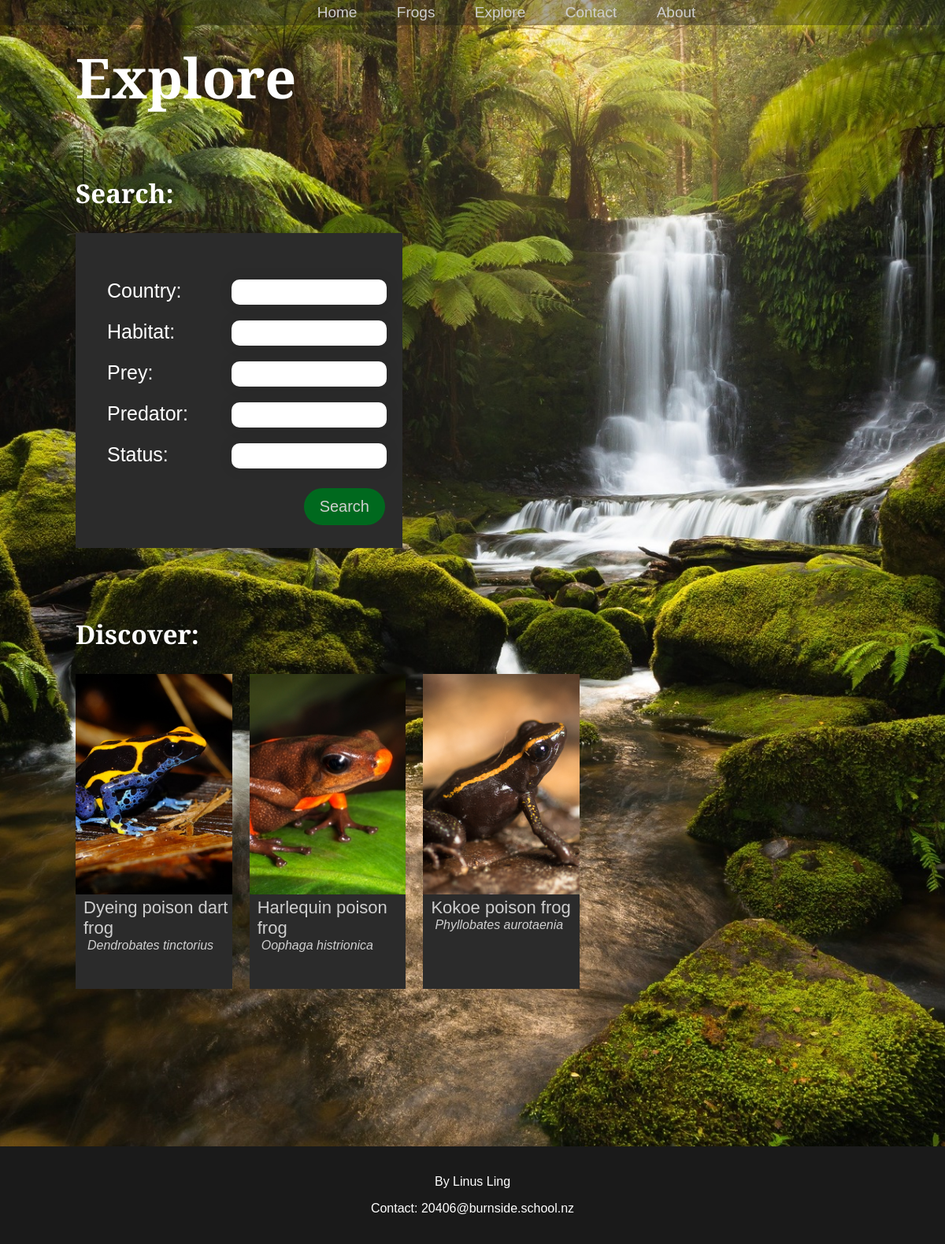
/explore, run on the app's committed database.
### tables this page shows
CREATE TABLE frogs (id INTEGER PRIMARY KEY AUTOINCREMENT, name VARCHAR, image TEXT, description TEXT, scientific_name VARCHAR, min_size NUMERIC, max_size NUMERIC, status INTEGER REFERENCES statuses (id));

### routes.py (the view)
@app.route('/explore', methods=['GET', 'POST'])
def explore():
    if request.method == "POST":
        data = dict(request.form)
        frogs = search_frogs(data['country'], data['habitat'], data['prey'], data['predator'], data['statuses'])
        sort_key = request.form.get('sort_key')
        return render_template("search.html", title="search results",
                               frogs=frogs, sort_key=sort_key, formData=data)
    else:
        frogs = get_random_frog(3)
        sortedResults = []
        queries = [['SELECT * FROM country'],
                   ['SELECT * FROM habitat'],
                   ['SELECT * FROM prey'],
                   ['SELECT * FROM predator'],
                   ['SELECT * FROM statuses']]
        fetchall = [True, True, True, True, True]
        countries, habitats, preys, predators, statuses = fetch_data(queries, fetchall)
        return render_template("explore.html",
                               title="Explore", frogs=frogs,
                               results=sortedResults, countries=countries,
                               habitats=habitats, preys=preys,
                               predators=predators, statuses=statuses)

### routes.py (called while the page is built)
def fetch_data(queries: list, fetchall: list):
    conn = sqlite3.connect('frog.db')
    cur = conn.cursor()
    results = []
    for index, query in enumerate(queries):
        try:
            cur.execute(query[0], query[1])
        except IndexError:
            cur.execute(query[0])
        if fetchall[index] is True:
            result = cur.fetchall()
        else:
            result = cur.fetchone()
        results.append(result)
    conn.close()
    return results

def get_random_frog(number: int):
    conn = sqlite3.connect('frog.db')
    cur = conn.cursor()
    cur.execute('SELECT id FROM frogs')   # gets list of possible ids that can be used
    ids = cur.fetchall()
    random_ids = random.sample(ids, k=number)   # selects random ids, k= number of ids selected
    parameters = ', '.join(['?'] * len(random_ids))
    cur.execute(f'SELECT * FROM frogs WHERE id IN ({parameters})', [id[0] for id in random_ids])
    frogs = cur.fetchall()
    conn.close()
    return frogs

### templates/explore.html (shortened to what this page needs)
{%extends "layout.html"%}
{%block content%}
<h1>Explore</h1>
<div class="explore">
    <div class = "inputs">
        <h2>Search:</h2>
        <div class = "input_container">
            <form method="post" id="explore">
                <h3>Country: <input list = "countries" name = "country" maxlength = "20" autocomplete="off"></h3>
                <h3>Habitat: <input list = "habitats" name = "habitat" maxlength = "20" autocomplete="off"></h3>
                <h3>Prey: <input list = "preys" name = "prey" maxlength = "20" autocomplete="off"></h3>
                <h3>Predator: <input list = "predators" name = "predator" maxlength = "20" autocomplete="off"></h3>
                <h3>Status: <input list = "status" name = "statuses" maxlength = "20" autocomplete="off"></h3>
                <h3><input type = "submit" value = "Search" class="button"></h3>
            </form>
        </div>
    </div>
    <div class = "discover">
        <h2>Discover:</h2>
        <div class = "random_frog_container">
            {%for item in frogs %}
                <div class = "random_frog_item">
                    <a href = "/frog/{{item[0]}}"><img src = "{{item[2]}}" />
                    <h3>{{item[1]}}</h3>
                    <h4>{{item[4]}}</h4>
                    </a>
                </div>
            {%endfor%}
        </div>
    </div>
</div>
{%endblock%}

### templates/layout.html (shortened to what this page needs)
<!doctype html>
<html>
    <head>
        <link rel = "stylesheet" href = "/static/css/style.css">
    </head>
    <header>
        {%include "header.html"%}
    </header>
    <body>
        <div class = "overlay"></div>
        {%block content%}{%endblock%}
        {%include "footer.html"%}
    </body>
</html>

### templates/header.html
<div id = "container">
    <nav>
        <ul>
            <li><a href = "/">Home</a></li>
            <li><a href = "/all_frogs">Frogs</a> </li>
            <li><a href = "/explore">Explore</a></li>
            <li><a href = "/contact">Contact</a> </li>
            <li><a href = "/about">About</a></li>
        </ul>
    </nav>
</div>

### templates/footer.html
<div class = "footer">
    <p>By Linus Ling</p>
    <p>Contact: 20406@burnside.school.nz</p>
</div>

### static/css/style.css (style rules this page uses)
body { margin: 0; min-height: 100vh; font-family: "Cormorant garamond", sans-serif; font-weight: 300; background: url("background.jpg") center/cover fixed no-repeat; color:#ffffff; display: flex; flex-direction: column; }
.overlay { z-index: 5000; position: fixed; top: 0; left: 0; width: 100%; height: 100%; background-color: rgba(0, 0, 0, 0); opacity: 1; pointer-events: none; animation: fadeToClear 1s; }
h1 { margin: 0; text-align: left; font-size: 70px; padding-left: 8%; padding-top: 50px; }
h2 { font-size: 33px; }
a { text-decoration: none; color: #cfcfcf; }
.button { font-family: "Cormorant garamond", sans-serif; font-size: 20px; color: #cfcfcf; background-color: #00691e; border: none; padding: 12px 20px; border-radius: 100px ; cursor: pointer; margin: 5px 2px; float: left; transition: all ease-in-out 180ms; }
#container { width: 100%; margin: 0 auto; background: #1a1a1a5d; transition: 0.4s; }
header { position: fixed; top: 0; z-index: 500; width: 100%; }
header::after { content: ''; display: table; clear: both; }
nav { text-align: center; }
nav ul { margin: 0; list-style:none; }
nav li { display: inline-block; margin-left: 46px; padding: 5px 0; position: relative; }
nav a { text-align: center; font-size: 19px; }
nav a::before { content: ''; display: block; height: 3px; background-color: #cfcfcf; position: absolute; bottom:0; width: 0%; transition: all ease-in-out 250ms; }
.footer { font-family: Arial, Helvetica, sans-serif; background-color: #1a1a1a; text-align: center; margin: 0; margin-top: auto; padding: 20px; }
.explore { display: flex; flex-wrap: wrap; column-gap: 60px; row-gap: 200px; margin: 50px 0 200px 8%; }
.explore .button { float:right; }
.inputs { width: 415px; margin: 0; height: 360px; }
.input_container { padding-top: 40px; width: 100%; height: 100%; background-color: #2b2b2b; }
.input_container h3 { margin: 19px 20px 23px 40px; font-size: 25px; font-weight: 5; }
.input_container input[list] { height: 12px; border: none; float: right; border-radius: 10px; padding: 10px; box-shadow:0 0 15px 4px rgba(0,0,0,0.06); }
.discover { width: 60%; margin: 0 ; color: #ffffff; }
.random_frog_item img { object-fit: cover; width: 100%; height: 70%; }
.random_frog_container { display: flex; gap: 22px; height: 400px; }
.random_frog_item { width: 30%; background-color: #2b2b2b; transition: all ease-in-out 250ms; }
.random_frog_container h3 { padding-left: 10px; font-size: 22px; font-weight: 100; margin: 0; }
.random_frog_container h4 { font-style: italic; font-weight: 1; padding-left: 15px; margin: 0; }

### data on the page
frogs: shows a picture, name "Dyeing poison dart frog", scientific_name "Dendrobates tinctorius"
frogs: shows a picture, name "Harlequin poison frog", scientific_name "Oophaga histrionica"
frogs: shows a picture, name "Kokoe poison frog", scientific_name "Phyllobates aurotaenia"
